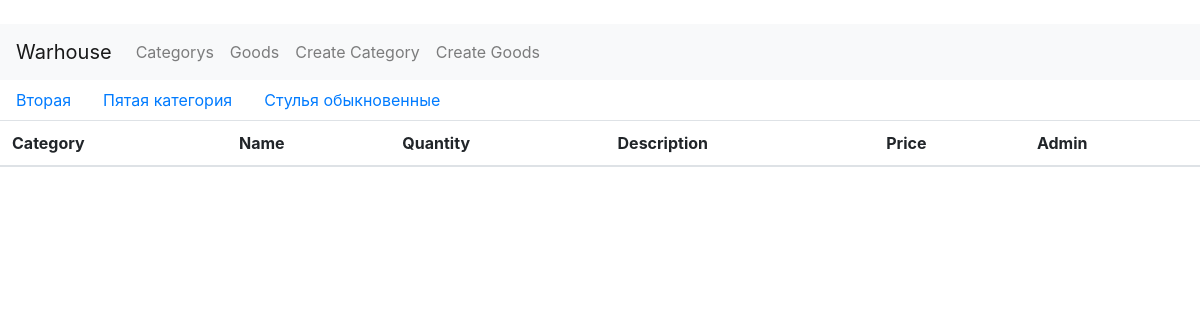
The app's page /goods/3/goods with its own data.
### app.py (models this page shows, shortened)
class Category(db.Model):
	id = db.Column(db.Integer, primary_key=True)
	name = db.Column(db.String, unique=True, nullable=False)
	description = db.Column(db.Text(150))
	goods = db.relationship('Goods', backref='categor', lazy=True)

### app.py (the view)
@app.route('/goods/<int:id>/goods', methods=['POST','GET'])
def g_cat(id):
	categorys = Category.query.order_by(Category.id).all()
	goods = Goods.query.filter(Goods.category_id.endswith(id)).all()
	return render_template(
		"goods.html",
		goods=goods,
		categorys=categorys,
		)

### templates/goods.html (shortened to what this page needs)
﻿{% extends "base.html" %}
{% block content %}
<ul class="nav">
    {% for el in categorys%}
    <li class="nav-item">
        <a class="nav-link" href="/goods/{{el.id}}/goods">{{el.name}}</a>
    </li>
    {% endfor %}
</ul>
<table class="table">
    <thead>
        <tr>
            <th scope="col">Category</th>
            <th scope="col">Name</th>
            <th scope="col">Quantity</th>
            <th scope="col">Description</th>
            <th scope="col">Price</th>
            <th scope="col">Admin</th>
        </tr>
    </thead>
</table>
{% endblock %}

### records on screen
Category: name "Вторая"
Category: name "Пятая категория"
Category: name "Стулья обыкновенные"
